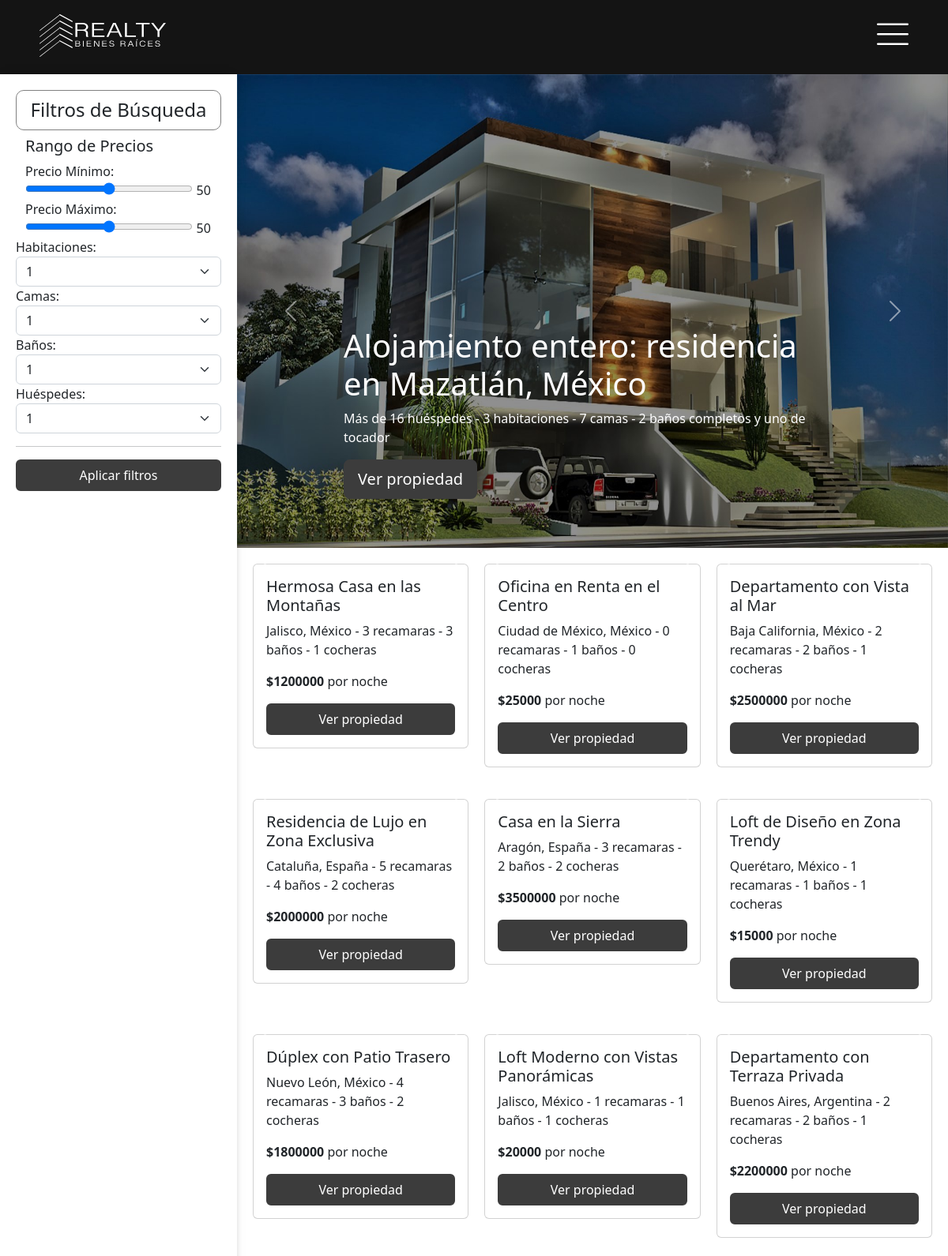
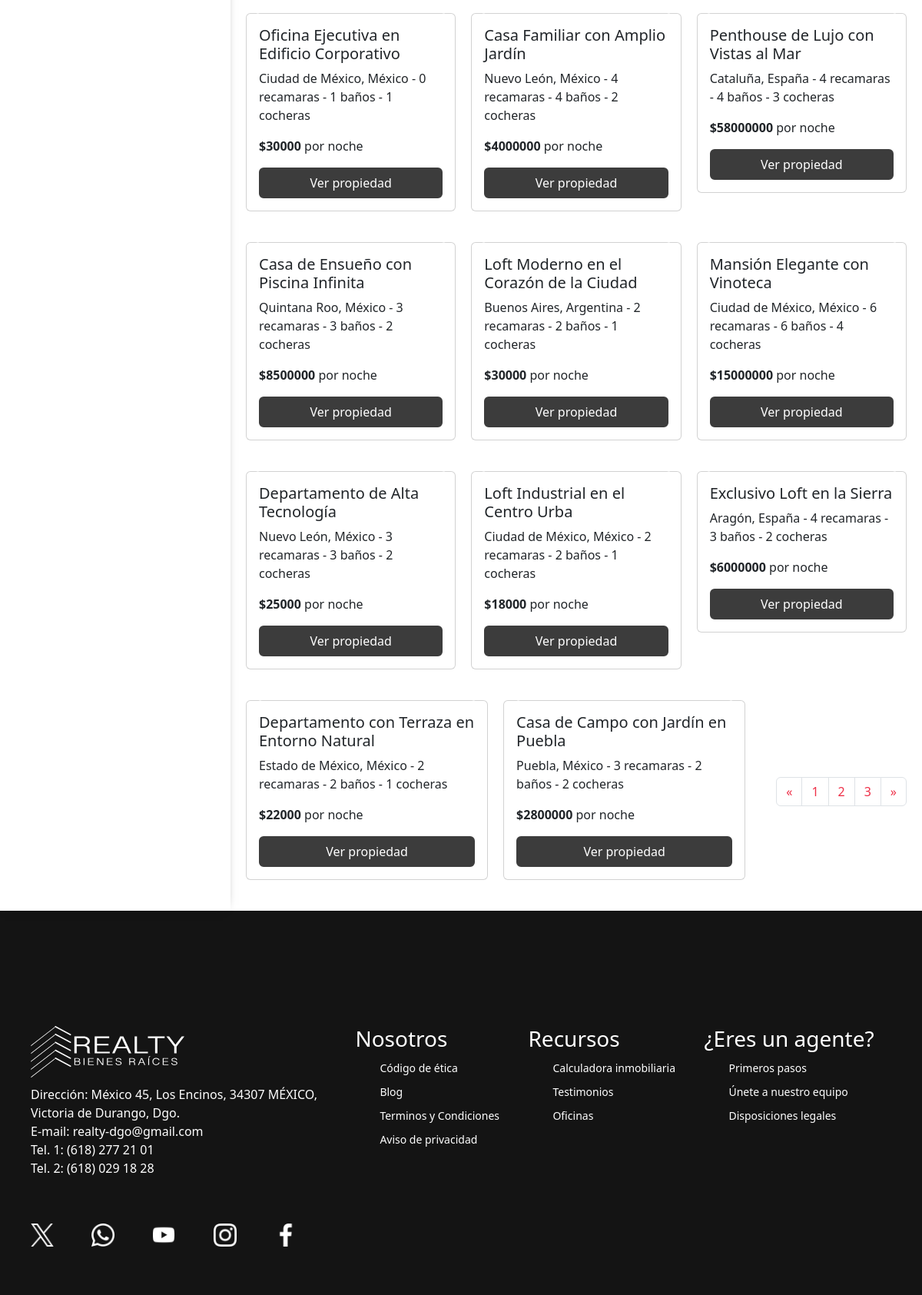
/views/propiedades.php, run on the app's committed database (2 pictures, top to bottom).
### tables this page shows
CREATE TABLE IF NOT EXISTS `propiedades` (
  `id_propiedad` int(10) unsigned zerofill NOT NULL AUTO_INCREMENT,
  `titulo` varchar(100) NOT NULL,
  `pais` varchar(20) NOT NULL,
  `estado` varchar(20) NOT NULL,
  `municipio` varchar(50) NOT NULL,
  `codigo_postal` char(10) NOT NULL,
  `calle` varchar(50) NOT NULL,
  `colonia` varchar(50) NOT NULL,
  `numero` char(10) NOT NULL DEFAULT '0',
  `tipo_inmueble` set('comercial','casa','departamento','loft','duplex') NOT NULL,
  `tipo_contrato` set('venta','renta') NOT NULL,
  `precio` bigint unsigned NOT NULL DEFAULT '0',
  `area` int unsigned NOT NULL,
  `pisos` tinyint unsigned NOT NULL,
  `recamaras` tinyint unsigned DEFAULT '0',
  `banos` tinyint unsigned DEFAULT '0',
  `cocheras` tinyint unsigned DEFAULT '0',
  `jardin` set('si','no') DEFAULT NULL,
  `jardin_area` int unsigned DEFAULT '0',
  `piscina` set('si','no') DEFAULT NULL,
  `descripcion` varchar(500) DEFAULT NULL,
  `imagen1` blob,
  `imagen2` blob,
  `imagen3` blob,
  `imagen4` blob,
  `imagen5` blob,
  `imagen6` blob,
  `imagen7` blob,
  `imagen8` blob,
  `id_usuario` int(10) unsigned zerofill NOT NULL,
  PRIMARY KEY (`id_propiedad`),
  KEY `id_usuario` (`id_usuario`),
  CONSTRAINT `propiedades_ibfk_1` FOREIGN KEY (`id_usuario`) REFERENCES `usuarios` (`id_usuario`) ON UPDATE CASCADE
);

### views/propiedades.php (the view, shortened to what this page needs)
<!DOCTYPE html>
<html lang="en">
<head>
    <link href="https://cdn.jsdelivr.net/npm/bootstrap@5.2.0-beta1/dist/css/bootstrap.min.css" rel="stylesheet" />
    <link rel="stylesheet" href="css/navbar.css">
    <link rel="stylesheet" href="css/propiedades2.css">
</head>
<body>
    <div class="contenido">
		<div class="row no-gutters">
			<div class="col-md-3">
				<div class="filtros">
					<h4>Filtros de Búsqueda</h4>
					<div class="container">
						<h5>Rango de Precios</h5>
						<form>
							<div class="form-group">
								<label for="precioMinimo">Precio Mínimo:</label> <br>
								<input type="range" class="form-control-range" id="precioMinimo" name="precioMinimo" min="0"
									max="100">
								<output for="precioMinimo">50</output>
							</div>
							<div class="form-group">
								<label for="precioMaximo">Precio Máximo:</label> <br>
								<input type="range" class="form-control-range" id="precioMaximo" name="precioMaximo" min="0"
									max="100">
								<output for="precioMaximo">50</output>
							</div>
						</form>
					</div>
					<div class="filtro">
						<label for="habitaciones">Habitaciones:</label>
						<select class="form-select" aria-label="Default select example">
							<option value="1">1</option>
						</select>
					</div>
					<div class="filtro">
						<label for="camas">Camas:</label>
						<select class="form-select" aria-label="Default select example">
							<option value="1">1</option>
						</select>
					</div>
					<div class="filtro">
						<label for="banos">Baños:</label>
						<select class="form-select" aria-label="Default select example">
							<option value="1">1</option>
						</select>
					</div>
					<div class="filtro">
						<label for="huespedes">Huéspedes:</label>
						<select class="form-select" aria-label="Default select example">
							<option value="1">1</option>
						</select>
					</div>
					<hr>
					<a id="viewp" href="#youtube.com" class="btn btn-primary">Aplicar filtros</a>
				</div>
			</div>
			<div class="col-md-9">
				<div id="slider" class="carousel slide" data-bs-ride="carousel">
					<div class="carousel-inner" >
						<div class="carousel-item active">
							<img src="img/img_top_1.jpg" class="d-block w-100" alt="" id="i1">
							<div id="text-portada" class="carousel-caption text-left">
								<h1>Alojamiento entero: residencia en Mazatlán, México</h1>
								<p>Más de 16 huéspedes - 3 habitaciones - 7 camas - 2 baños completos y uno de tocador</p>
								<p><a class="btn btn-lg btn-primary" id="boton-p1" href="#" role="button">Ver propiedad</a>
								</p>
							</div>
						</div>
					</div>
					<button class="carousel-control-prev" type="button" data-bs-target="#slider" data-bs-slide="prev">
						<span class="carousel-control-prev-icon" aria-hidden="true"></span>
					</button>
					<button class="carousel-control-next" type="button" data-bs-target="#slider" data-bs-slide="next">
						<span class="carousel-control-next-icon" aria-hidden="true"></span>
					</button>
				</div>
				<?php
					$contador = 1;
					include '../models/php/conn.php';
					$query = 'SELECT * FROM propiedades';
					$resultado = mysqli_query($conn, $query);
					while ($row = mysqli_fetch_assoc($resultado)) {
				?>
					<?php
						if ($contador %3 == 1) {
							echo "<div class=\"card-deck\">";
						}
					?>
						<div class="card">
							<div id="slider-<?php echo $contador; ?>" class="carousel slide">
								<button class="carousel-control-prev" type="button" data-bs-target="#slider-<?php echo $contador; ?>"
									data-bs-slide="prev">
									<span class="carousel-control-prev-icon" aria-hidden="true"></span>
								</button>
								<button class="carousel-control-next" type="button" data-bs-target="#slider-<?php echo $contador; ?>"
									data-bs-slide="next">
									<span class="carousel-control-next-icon" aria-hidden="true"></span>
								</button>
							</div>
							<div class="card-body">
								<h5 class="card-title"><?php echo $row['titulo'] ?></h5>
								<p class="card-text"><?php echo $row['estado'].', '.$row['pais'] ?> - <?php echo $row['recamaras'] ?> recamaras - <?php echo $row['banos'] ?> baños - <?php echo $row['cocheras'] ?> cocheras</p>
								<p class="precios"><strong><?php echo '$'.$row['precio'] ?></strong> por noche</p>
								<form action="propiedad-ficha.php?id=<?php echo $row['id_propiedad'] ?>" method="POST" id="boton_ver">
									<button type="submit" id="viewp" class="btn btn-primary">Ver propiedad</button>
								</form>
							</div>
						</div>
					<?php
						if ($contador %3 == 0) {
							echo "</div>";
						}
						$contador += 1;
					?>
				<?php } ?>
				<div class="paginacion">
					<nav aria-label="Page navigation example">
						<ul class="pagination">
							<li class="page-item">
								<a class="page-link" id="pagination_color" href="#" aria-label="Previous">
									<span aria-hidden="true">&laquo;</span>
								</a>
							</li>
							<li class="page-item"><a class="page-link" id="pagination_color" href="#">1</a></li>
							<li class="page-item"><a class="page-link" id="pagination_color" href="#">2</a></li>
							<li class="page-item"><a class="page-link" id="pagination_color" href="#">3</a></li>
							<li class="page-item">
								<a class="page-link" id="pagination_color" href="#" aria-label="Next">
									<span aria-hidden="true">&raquo;</span>
								</a>
							</li>
						</ul>
					</nav>
				</div>
			</div>
        </div>
    </div>
</body>
</html>

### views/css/navbar.css (style rules this page uses)
html, body, header, footer { margin: 0; padding: 0; }
.navbar { background-color: rgb(20, 20, 20); color: #fff; display: flex; justify-content: space-between; align-items: center; padding: 10px 50px 20px 50px; margin: 0; height: auto; }
.navbar-logo img { width: 160px; height: auto; margin-top: 6px; }
.sesion { display: flex; margin-top: 10px; }
footer { height: 500px; background-color: rgb(20, 20, 20); display: flex; justify-content: left; align-items: left; margin: 0; padding: 150px 40px 0 40px; }
.footer-img { width: 400px; }
.footer-realty-logo img { width: 200px; }
.contacto { color: white; margin-top: 10px; margin-bottom: 40px; }
.contacto p { margin: 0; font-weight: 100; }
.redes img { width: 30px; margin: 20px 45px 0 0; padding:0; }
.recursos { display: flex; flex: 1; justify-content: space-evenly; font-weight: 100; color: white; font-size: 14px; }
.recursos div { margin: 0 15px 0 15px; }
.recursos li { list-style: none; margin-top: 10px; }
.recursos h3 { font-weight: 100; }
#openBtn, #closeBtn { background: none; border: none; padding: 0; }

### views/css/propiedades2.css (style rules this page uses)
html, body { padding: 0; margin: 0; }
header, footer { z-index: 300; }
h4 { text-align: center; padding: 10px; border: 1px solid gray; border-radius: 10px; }
.form-control-range { width: 90%; }
.col-md-3 { box-shadow: -2px 0 14px -8px black; z-index: 100; }
.filtros { position: sticky; padding: 20px; padding-bottom: 190px; top: 0px; }
#slider { overflow: hidden; margin-bottom: 20px; max-width: 100%; height: 600px; overflow: hidden; }
#slider div img { min-height: 600px; width: 100vw; }
#text-portada, #text-portada-1, #text-portada-2 { text-align: left; top: 300px; overflow: hidden; }
#boton-p1 { background-color: #ee3048; border: 2px solid #ee3048; }
#boton_ver { width: 100%; }
#viewp { width: 100%; color: white; display: flex; text-align: center; justify-content: center; background-color: rgb(60, 60, 60); border: 2px solid rgb(60, 60, 60); }
#boton-p1 { background-color: rgb(60, 60, 60); border-color: rgb(60, 60, 60); }
.card-deck { display: flex; padding: 0; margin: 20px; justify-content: space-between; gap: 20px; }
.card { width: 100%; height: 100%; margin-bottom: 20px ; }
#pagination_color { color: #ee3048; }
.contenido { margin-top: 0; padding-top: 0; flex: 1; }
.paginacion { display: flex; justify-content: center; align-items: center; }
nav { margin: 40px 0 40px 20px; }

### data on the page
propiedades: titulo "Hermosa Casa en las Montañas", estado "Jalisco", pais "México", recamaras "3", banos "3", cocheras "1", precio "1200000"
propiedades: titulo "Oficina en Renta en el Centro", estado "Ciudad de México", pais "México", recamaras "0", banos "1", cocheras "0", precio "25000"
propiedades: titulo "Departamento con Vista al Mar", estado "Baja California", pais "México", recamaras "2", banos "2", cocheras "1", precio "2500000"
propiedades: titulo "Residencia de Lujo en Zona Exclusiva", estado "Cataluña", pais "España", recamaras "5", banos "4", cocheras "2", precio "2000000"
propiedades: titulo "Casa en la Sierra", estado "Aragón", pais "España", recamaras "3", banos "2", cocheras "2", precio "3500000"
propiedades: titulo "Loft de Diseño en Zona Trendy", estado "Querétaro", pais "México", recamaras "1", banos "1", cocheras "1", precio "15000"
propiedades: titulo "Dúplex con Patio Trasero", estado "Nuevo León", pais "México", recamaras "4", banos "3", cocheras "2", precio "1800000"
propiedades: titulo "Loft Moderno con Vistas Panorámicas", estado "Jalisco", pais "México", recamaras "1", banos "1", cocheras "1", precio "20000"
propiedades: titulo "Departamento con Terraza Privada", estado "Buenos Aires", pais "Argentina", recamaras "2", banos "2", cocheras "1", precio "2200000"
propiedades: titulo "Oficina Ejecutiva en Edificio Corporativo", estado "Ciudad de México", pais "México", recamaras "0", banos "1", cocheras "1", precio "30000"
propiedades: titulo "Casa Familiar con Amplio Jardín", estado "Nuevo León", pais "México", recamaras "4", banos "4", cocheras "2", precio "4000000"
propiedades: titulo "Penthouse de Lujo con Vistas al Mar", estado "Cataluña", pais "España", recamaras "4", banos "4", cocheras "3", precio "58000000"
propiedades: titulo "Casa de Ensueño con Piscina Infinita", estado "Quintana Roo", pais "México", recamaras "3", banos "3", cocheras "2", precio "8500000"
propiedades: titulo "Loft Moderno en el Corazón de la Ciudad", estado "Buenos Aires", pais "Argentina", recamaras "2", banos "2", cocheras "1", precio "30000"
propiedades: titulo "Mansión Elegante con Vinoteca", estado "Ciudad de México", pais "México", recamaras "6", banos "6", cocheras "4", precio "15000000"
propiedades: titulo "Departamento de Alta Tecnología", estado "Nuevo León", pais "México", recamaras "3", banos "3", cocheras "2", precio "25000"
propiedades: titulo "Loft Industrial en el Centro Urba", estado "Ciudad de México", pais "México", recamaras "2", banos "2", cocheras "1", precio "18000"
propiedades: titulo "Exclusivo Loft en la Sierra", estado "Aragón", pais "España", recamaras "4", banos "3", cocheras "2", precio "6000000"
propiedades: titulo "Departamento con Terraza en Entorno Natural", estado "Estado de México", pais "México", recamaras "2", banos "2", cocheras "1", precio "22000"
propiedades: titulo "Casa de Campo con Jardín en Puebla", estado "Puebla", pais "México", recamaras "3", banos "2", cocheras "2", precio "2800000"
